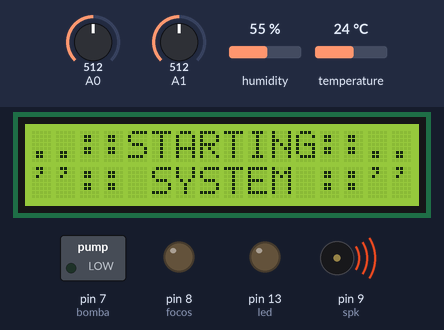
Bench run of a sketch on a simulated Arduino Uno, built with avr-gcc and run on an emulated ATmega328P. Parts: 16×2 character LCD, switched loads named in the sketch (green lamp = pin HIGH), output pins drawn as LEDs (lit = HIGH), buzzer (waves = sounding). Inputs (shaded band) come from the test bench; at power-on: A1 = 512, A0 = 512, humidity 55 %, temperature 24 °C. What the sketch prints to the serial monitor is not drawn.

Above: at 2.4 s.
At 5.4 s:
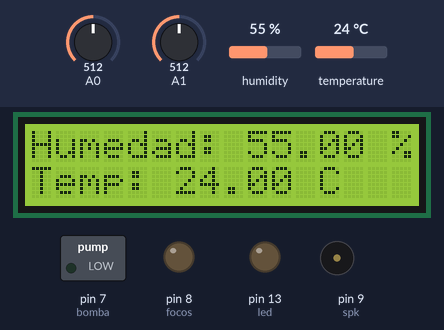
5.5 s: A1 set to 210
8.8 s: A1 set to 190
At 9.3 s:
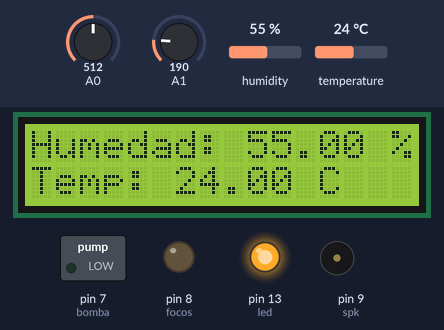
11.4 s: A0 set to 21
12.9 s: A0 set to 17
At 13.4 s:
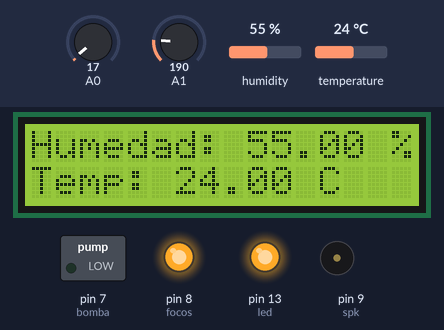
15.5 s: humidity set to 22 %
At 17.0 s:
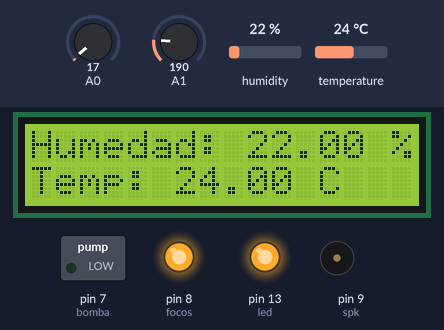
18.1 s: A1 set to 306
At 18.5 s:
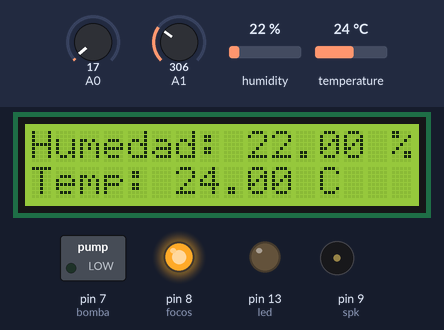
Timing chart, 0 to 21.1 s (numbered marks = the images above; inputs shaded):
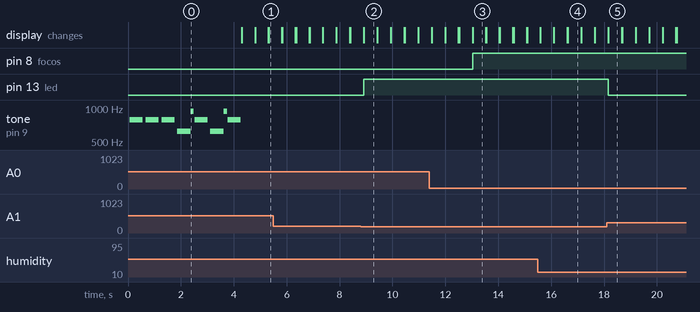

Measured:
- the behaviour switches between 201 and 200 on A1 (found by bisection; images 1 and 2)
- the behaviour switches between 20 and 19 on A0 (found by bisection; images 2 and 3)
- after the input at 8.8 s, pin 13 (led): LOW → HIGH after 0.12 s
- after the input at 12.9 s, pin 8 (focos): LOW → HIGH after 0.13 s
- after the input at 15.5 s, the display: first differs from a run without the input after 1.1 s (image 4)
- after the input at 18.1 s, pin 13 (led): HIGH → LOW after 0.06 s
- what the display in image 2 shows lasts 0.5 s, from 8.9 s to 9.4 s

The sketch:

arduino-code.ino
```cpp
#include <LiquidCrystal.h>
#include <DHT.h>

LiquidCrystal milcd(12, 11, 5, 4, 3, 2);
float h,t;			//humedad y temperatura

int led = 13;
int bomba = 7;
int focos = 8;
int spk = 9;

int dia = 0;
//int intruso = 0;
int waterSensor = 0;

int duration = 250; //Duración del sonido
int freqmin = 2000;
int freqmax = 4000;
int melodia[] = {262, 196, 196, 220, 196, 247, 262};
int duracionNota[] = {4,8,8,4,4,4,4,4};

int c[5]={131,262,523,1046,2093}; 	// frecuencias 4 octavas de Do
int cs[5]={139,277,554,1108,2217};	// Do#
int d[5]={147,294,587,1175,2349}; 	// Re
int ds[5]={156,311,622,1244,2489};	// Re#
int e[5]={165,330,659,1319,2637}; 	// Mi
int f[5]={175,349,698,1397,2794}; 	// Fa
int fs[5]={185,370,740,1480,2960};	// Fa#
int g[5]={196,392,784,1568,3136}; 	// Sol
int gs[5]={208,415,831,1661,3322};	// Sol#
int a[5]={220,440,880,1760,3520}; 	// La
int as[5]={233,466,932,1866,3729};	// La#
int b[5]={247,494,988,1976,3951}; 	// Si
void nota(int a, int b);						// declaracion de la funcion auxiliar. Recibe dos numeros

DHT dht(6, 11);					 //Pin 6 y sensor DHT11
void setup()
{
	Serial.begin(9600);

  dht.begin();					 //inicializamos el sensor

  milcd.begin(16,2);     //inicializamos la pantalla

  pinMode(led, OUTPUT);
  pinMode(bomba, OUTPUT);
  pinMode(focos, OUTPUT);
  pinMode(spk, OUTPUT);

  milcd.print("..::STARTING::..");
  milcd.setCursor(0,2);
  milcd.print("'':: SYSTEM ::''");

  nota(g[2],500);noTone(spk);delay(100);
  nota(g[2],500);noTone(spk);delay(100);
  nota(g[2],500);noTone(spk);delay(100);
  nota(ds[2],500);noTone(spk);delay(1);
  nota(as[2],125);noTone(spk);delay(25);
  nota(g[2],500);noTone(spk);delay(100);
  nota(ds[2],500);noTone(spk);delay(1);
  nota(as[2],125);noTone(spk);delay(25);
  nota(g[2],500);
  noTone(spk);

  milcd.clear();

}

void nota(int frec, int t)
{
tone(spk,frec); // suena la nota frec recibida
delay(t); // para despues de un tiempo t
}

void loop()
{
  leerSensor();
}


/*
* Lee datos del sensor DHT11
* Los manda imprime por el serial
* Y los muestra en una LCD
*/
void leerSensor()
{
  h = dht.readHumidity();
  t = dht.readTemperature();

  dia = analogRead(A0);
  //intruso = analogRead(A1);
  waterSensor = analogRead(A1);

  if (isnan(t) || isnan(h))
  {
    Serial.println("Algo falló ");
  } else
  {
    Serial.print(h);
    Serial.print(",");
    Serial.print(t);
    Serial.print(",");
    Serial.print(dia);
    if(dia<20){
      digitalWrite(focos, 1);
      }
    else{
      digitalWrite(focos, 0);
      }
    Serial.print(",");
    if (waterSensor<=200)
    {
      Serial.print("Tinaco vacio");
      digitalWrite(led, 1);
    }else
    {
      Serial.print("Tinaco con agua");
      digitalWrite(led, 0);
    }
    Serial.print(",");
    Serial.println("");
    //
    milcd.print("Humedad: ");
    milcd.print(h);
    milcd.print(" %");
    milcd.setCursor(0,2);
    milcd.print("Temp: ");
    milcd.print(t);
    milcd.print(" C");
    delay(500);
    milcd.clear();
  }
}


void alarma(){
  int i;
  for (i = freqmin; i<=freqmax; i++){
    tone (spk, i, duration);
  }
  for (i = freqmax; i>=freqmin; i--){
    tone (spk, i, duration);
  }
}
```
